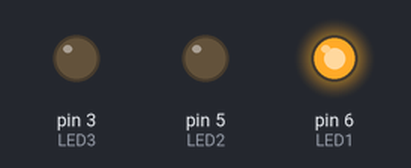
Recording of a sketch running on a simulated Arduino Uno, built with avr-gcc and run on an emulated ATmega328P. Parts: output pins drawn as LEDs (lit = HIGH).

Above: at 0.5 s.
At 1.5 s:
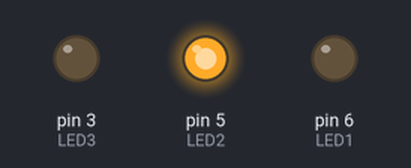
At 5.5 s:
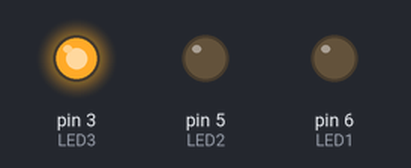
Timing chart, 0 to 6.9 s (numbered marks = the images above):
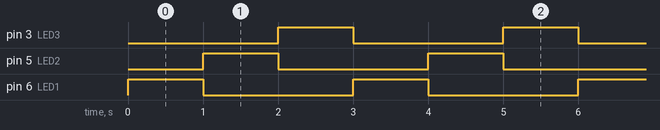

Measured:
- by itself, pin 3 (LED3), pin 5 (LED2), pin 6 (LED1): alternates HIGH for 1.0 s and LOW for 2.0 s
- by itself, everything shown: repeats every 3.0 s, in 3 steps

The sketch:

05-4.ino
```cpp
int LED1 = 6;
int LED2 = 5;
int LED3 = 3;

void setup() {
  pinMode(LED1, OUTPUT);
  pinMode(LED2, OUTPUT);
  pinMode(LED3, OUTPUT);
}

void loop() {
  digitalWrite(LED1,HIGH);              //ON
  digitalWrite(LED2,LOW);               //OFF
  digitalWrite(LED3,LOW);delay(1000);   //OFF

  digitalWrite(LED1,LOW);               //OFF
  digitalWrite(LED2,HIGH);              //ON
  digitalWrite(LED3,LOW);delay(1000);   //OFF

  digitalWrite(LED1,LOW);               //OFF
  digitalWrite(LED2,LOW);               //OFF
  digitalWrite(LED3,HIGH);delay(1000);  //ON
}
```
